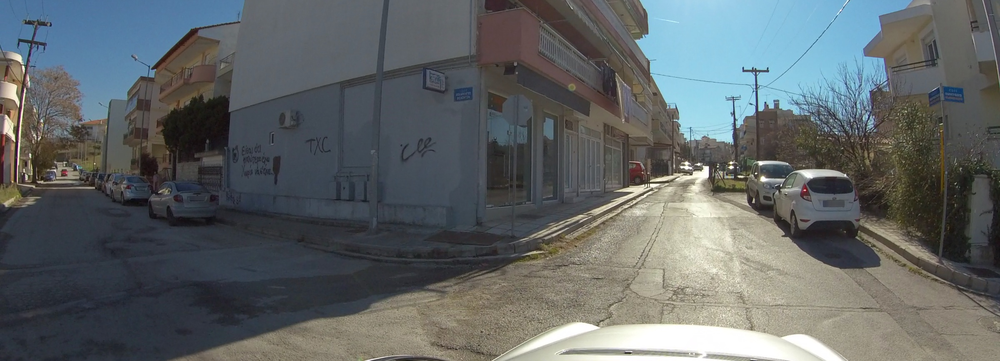
#> input picture 174f22ea-fffb-4f44-9e94-c7d00fa731c3.png, 1000 x 361 px, shrunk from 2400 x 866 before the run
$ python visualizar_coco.py --images .
#> lines starting #> are read from the running program, lines starting #| are printed output that depends on the picture
"""Visor COCO: imágenes, cajas y categorías con navegación por teclado."""

import argparse
import json
from collections import defaultdict
from pathlib import Path


def cargar_coco(ruta):
    with ruta.open(encoding="utf-8") as archivo:
#> (reads coco_annotations.json from the repository)
        coco = json.load(archivo)
    por_imagen = defaultdict(list)
    for anotacion in coco.get("annotations", []):
        por_imagen[anotacion["image_id"]].append(anotacion)
    categorias = {c["id"]: c["name"] for c in coco.get("categories", [])}
    return coco.get("images", []), por_imagen, categorias


def buscar_imagen(nombre, carpeta):
    # Acepta file_name con subcarpetas o imágenes directamente en la carpeta.
#> called with nombre = '174f22ea-fffb-4f44-9e94-c7d00fa731c3.png'
    for ruta in (carpeta / nombre, carpeta / Path(nombre).name):
        if ruta.is_file():
            return ruta
    return None


def main():
    parser = argparse.ArgumentParser(description=__doc__)
    parser.add_argument(
        "--json", type=Path,
        default=Path(__file__).resolve().with_name("coco_annotations.json"),
        help="Archivo de anotaciones COCO",
    )
    parser.add_argument("--images", type=Path, help="Carpeta de imágenes")
    parser.add_argument("--index", type=int, default=0, help="Posición inicial, desde 0")
    parser.add_argument("--save", type=Path, help="Guardar una vista PNG sin abrir ventana")
    args = parser.parse_args()

    try:
        imagenes, anotaciones, categorias = cargar_coco(args.json)
    except (OSError, ValueError, KeyError) as error:
        parser.exit(1, f"No se pudo leer el COCO: {error}\n")
    if not imagenes:
        parser.error("El archivo COCO no tiene imágenes.")
    if not 0 <= args.index < len(imagenes):
        parser.error(f"--index debe estar entre 0 y {len(imagenes) - 1}.")

    try:
        import matplotlib
        if args.save:
            matplotlib.use("Agg")
        import matplotlib.pyplot as plt
        from matplotlib.patches import Patch, Rectangle
    except ImportError:
        parser.exit(1, "Instalá la dependencia: python3 -m pip install matplotlib\n")

    carpeta = args.images if args.images is not None else args.json.resolve().parent
    paleta = plt.get_cmap("tab10")
    colores = {cid: paleta(i % 10) for i, cid in enumerate(categorias)}
    figura, eje = plt.subplots(figsize=(16, 7))
    indice = args.index

    def dibujar():
        eje.clear()
        info = imagenes[indice]
        ruta = buscar_imagen(info["file_name"], carpeta)
        fondo = None
        aviso = ""
        if ruta is not None:
            try:
                fondo = plt.imread(ruta)
#> fondo is the input picture: shape (361, 1000, 3) float32; mean R, G, B 0.378, 0.398, 0.402
            except (OSError, ValueError) as error:
                aviso = f"No se pudo abrir {ruta}: {error}"
        else:
            aviso = "Imagen no encontrada: se muestran solo las anotaciones. Usá --images CARPETA."

        ancho, alto = info["width"], info["height"]
        if fondo is not None:
            eje.imshow(fondo, extent=(0, ancho, alto, 0))
        eje.set_xlim(0, ancho)
        eje.set_ylim(alto, 0)
        eje.set_aspect("equal")
        presentes = set()
        cajas = 0
        for anotacion in anotaciones[info["id"]]:
            bbox = anotacion.get("bbox")
            if not bbox or len(bbox) != 4:
                continue
            x, y, ancho_caja, alto_caja = bbox
            cid = anotacion["category_id"]
            color = colores.get(cid, "red")
            nombre = categorias.get(cid, str(cid))
            eje.add_patch(Rectangle(
                (x, y), ancho_caja, alto_caja,
                fill=False, edgecolor=color, linewidth=2,
            ))
            eje.text(
                x, y, nombre, fontsize=8, color="white", va="bottom",
                bbox={"facecolor": color, "alpha": 0.85, "edgecolor": "none", "pad": 2},
                clip_on=True,
            )
            presentes.add(cid)
            cajas += 1
        if presentes:
            eje.legend(handles=[
                Patch(color=colores.get(cid, "red"), label=categorias.get(cid, str(cid)))
                for cid in sorted(presentes)
            ], loc="upper right")
        eje.set_title(
            f"{indice + 1}/{len(imagenes)} · {info['file_name']} · {cajas} cajas"
        )
        eje.set_axis_off()
        figura.suptitle("COCO · ← anterior | → siguiente | Inicio / Fin | Q salir")
        pie.set_text(aviso)
        figura.canvas.draw_idle()

    def teclado(evento):
        nonlocal indice
        if evento.key in ("right", "n"):
            indice = (indice + 1) % len(imagenes)
        elif evento.key in ("left", "p"):
            indice = (indice - 1) % len(imagenes)
        elif evento.key == "home":
            indice = 0
        elif evento.key == "end":
            indice = len(imagenes) - 1
        elif evento.key in ("q", "escape"):
            plt.close(figura)
            return
        else:
            return
        dibujar()

    pie = figura.text(0.5, 0.02, "", ha="center", fontsize=9)
    figura.subplots_adjust(top=0.86, bottom=0.10)
    figura.canvas.mpl_connect("key_press_event", teclado)
    dibujar()
    if args.save:
        figura.savefig(args.save, dpi=150)
        plt.close(figura)
        print(f"Vista guardada en {args.save}")
    else:
        plt.show()
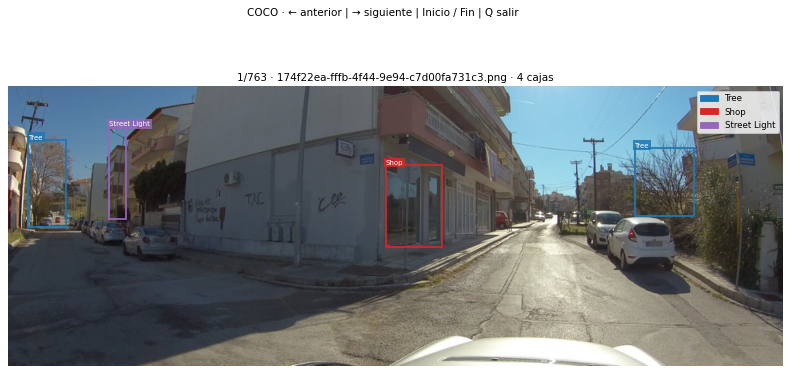
#> figure drawn by matplotlib, 1 panel


if __name__ == "__main__":
    main()
